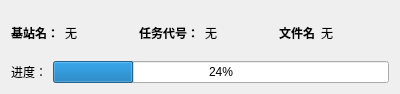
<?xml version="1.0" encoding="UTF-8"?>
<ui version="4.0">
 <class>SingleProgress</class>
 <widget class="QWidget" name="SingleProgress">
  <property name="geometry">
   <rect>
    <x>0</x>
    <y>0</y>
    <width>400</width>
    <height>94</height>
   </rect>
  </property>
  <property name="windowTitle">
   <string>Form</string>
  </property>
  <layout class="QVBoxLayout" name="verticalLayout">
   <item>
    <layout class="QHBoxLayout" name="horizontalLayout">
     <item>
      <widget class="QLabel" name="label">
       <property name="font">
        <font>
         <weight>75</weight>
         <bold>true</bold>
        </font>
       </property>
       <property name="text">
        <string>基站名：</string>
       </property>
      </widget>
     </item>
     <item>
      <widget class="QLabel" name="label_2">
       <property name="text">
        <string>无</string>
       </property>
      </widget>
     </item>
     <item>
      <spacer name="horizontalSpacer">
       <property name="orientation">
        <enum>Qt::Horizontal</enum>
       </property>
       <property name="sizeHint" stdset="0">
        <size>
         <width>40</width>
         <height>20</height>
        </size>
       </property>
      </spacer>
     </item>
     <item>
      <widget class="QLabel" name="label_3">
       <property name="font">
        <font>
         <weight>75</weight>
         <bold>true</bold>
        </font>
       </property>
       <property name="text">
        <string>任务代号：</string>
       </property>
      </widget>
     </item>
     <item>
      <widget class="QLabel" name="label_4">
       <property name="text">
        <string>无</string>
       </property>
      </widget>
     </item>
     <item>
      <spacer name="horizontalSpacer_2">
       <property name="orientation">
        <enum>Qt::Horizontal</enum>
       </property>
       <property name="sizeHint" stdset="0">
        <size>
         <width>40</width>
         <height>20</height>
        </size>
       </property>
      </spacer>
     </item>
     <item>
      <widget class="QLabel" name="label_5">
       <property name="font">
        <font>
         <weight>75</weight>
         <bold>true</bold>
        </font>
       </property>
       <property name="text">
        <string>文件名</string>
       </property>
      </widget>
     </item>
     <item>
      <widget class="QLabel" name="label_6">
       <property name="text">
        <string>无</string>
       </property>
      </widget>
     </item>
     <item>
      <spacer name="horizontalSpacer_3">
       <property name="orientation">
        <enum>Qt::Horizontal</enum>
       </property>
       <property name="sizeHint" stdset="0">
        <size>
         <width>40</width>
         <height>20</height>
        </size>
       </property>
      </spacer>
     </item>
    </layout>
   </item>
   <item>
    <layout class="QHBoxLayout" name="horizontalLayout_2">
     <item>
      <widget class="QLabel" name="label_7">
       <property name="text">
        <string>进度：</string>
       </property>
      </widget>
     </item>
     <item>
      <widget class="QProgressBar" name="progressBar">
       <property name="value">
        <number>24</number>
       </property>
      </widget>
     </item>
    </layout>
   </item>
  </layout>
 </widget>
 <resources/>
 <connections/>
</ui>
